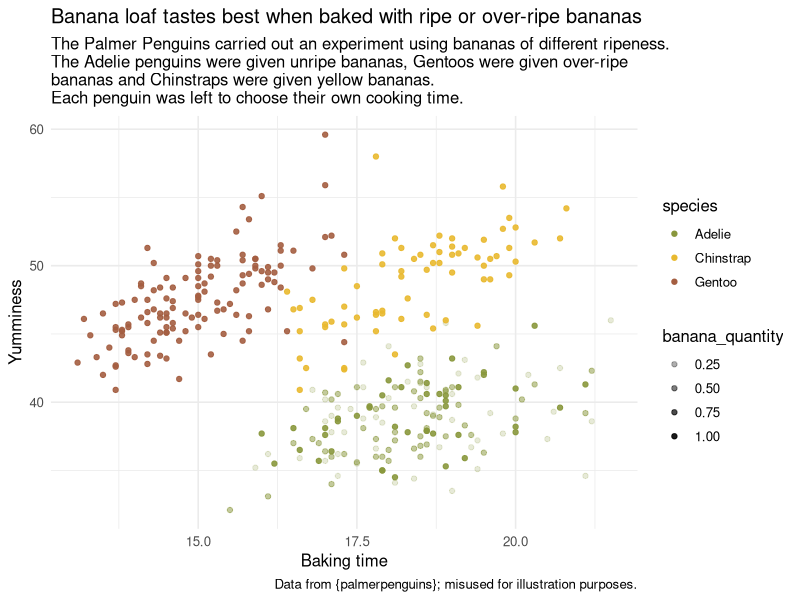

Source code (R):
# Libraries
library(tidyverse)

# Setting up the data ----
penguins <- palmerpenguins::penguins %>%
  filter(!is.na(bill_length_mm)) %>%
  mutate(banana_quantity = case_when(species == "Adelie" & island == "Biscoe" ~ 1,
                                     species == "Adelie" & island == "Dream" ~ 0.5,
                                     species == "Adelie" & island == "Torgersen" ~ 0.1,
                                     TRUE ~ 1))

# Creating a colour scheme ----
banana_colours <- list("Adelie" = "#89973d",
                       "Chinstrap" = "#e8b92f",
                       "Gentoo" = "#a45e41")

# Building the plot ----
ggplot(penguins,
       # aesthetics that apply to all sets of data
       aes(x = bill_depth_mm,
           y = bill_length_mm,
           colour = species)) +
  geom_point(aes(alpha = banana_quantity)) +
  scale_colour_manual(values = banana_colours) +
  scale_alpha(range = c(0.2, 0.9)) +
  labs(title = paste0("Banana loaf tastes best when baked with ripe or over-ripe bananas"),
       subtitle = "The Palmer Penguins carried out an experiment using bananas of different ripeness.
The Adelie penguins were given unripe bananas, Gentoos were given over-ripe 
bananas and Chinstraps were given yellow bananas.
Each penguin was left to choose their own cooking time.",
       x = "Baking time",
       y = "Yumminess",
       caption = "Data from {palmerpenguins}; misused for illustration purposes.") +
  theme_minimal(base_size = 12)
